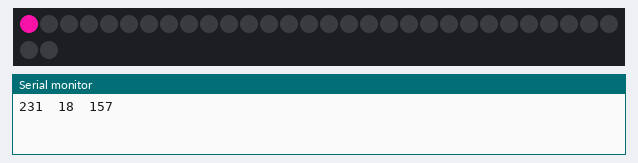
This sketch was run on a simulated Arduino Uno, built with avr-gcc and run on an emulated ATmega328P. On the bench: 32 RGB LEDs in strip order, left to right, continuing on the next row, the last lines printed to the serial monitor. Dim RGB values are drawn brighter than linear; random numbers use the default seed unless the sketch sets one.

Above: at 0.05 s.
At 0.66 s:
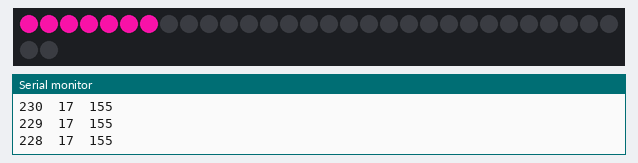
At 1.28 s:
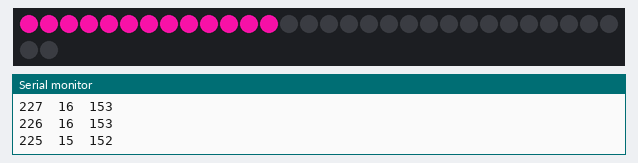
At 2.6 s:
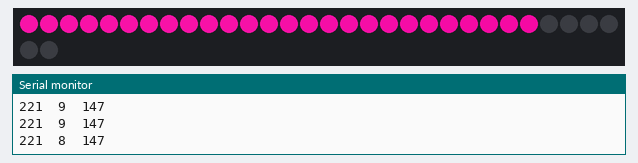
At 19.98 s:
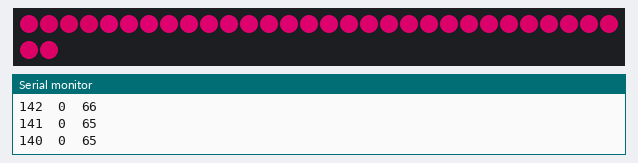
At 39.9 s:
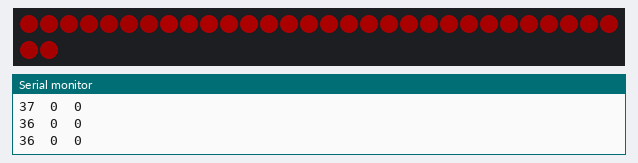

The sketch:

magic_crystal.ino
```cpp
#include <Adafruit_NeoPixel.h>
#ifdef __AVR__
  #include <avr/power.h>
#endif

/* Set NeoPixel pin */
#define PIN            15

/* NeoPixel array length */
#define NUMPIXELS      32

/* Assert initial NeoPixel library settings */
Adafruit_NeoPixel pixels = Adafruit_NeoPixel(NUMPIXELS, PIN, NEO_GRB + NEO_KHZ800);

/* Initialize color value variables with random values */
int red = random(0,255);
int green = random(0,255);
int blue = random(0,255);

/* Initializes value for delay between changes */
int delayval = 100;

void setup() {

  /* Initialize NeoPixel Library.*/
  pixels.begin();
  /* Open serial port at 115200bps for debugging data */
  Serial.begin(115200);
}

void loop() {

  /* Loop through NeoPixels */
  for(int i=0;i<NUMPIXELS;i++){

    /* Randomly choose a color to vary */
    int colordim = random(1,3);

    /* Randomly vary the chosen color by +/- 1 */
    if (colordim = 1) {red = red + random(-1,1);}
    if (colordim = 2) {green = green + random(-1,1);}
    if (colordim = 3) {blue = blue + random(-1,1);}

    /* Reset out of bounds colors to the extreme */
    if (red < 0) {red = 0;}
    if (green < 0) {green = 0;}
    if (blue < 0){blue = 0;}

    if (red > 255 ) {red = 255;}
    if (green > 255 ) {green = 255;}
    if (blue > 255 ){blue = 255;}

    /* Set NeoPixel RGB values */
    pixels.setPixelColor(i, pixels.Color(red, green, blue));

    /* Send to NeoPixels */
    pixels.show();

    /* output values to serial for debugging*/
    Serial.print(red);
    Serial.print("\t");
    Serial.print(green);
    Serial.print("\t");
    Serial.print(blue);
    Serial.print("\n");

    /* wait for delayval ms */
    delay(delayval);

  }
}
```
